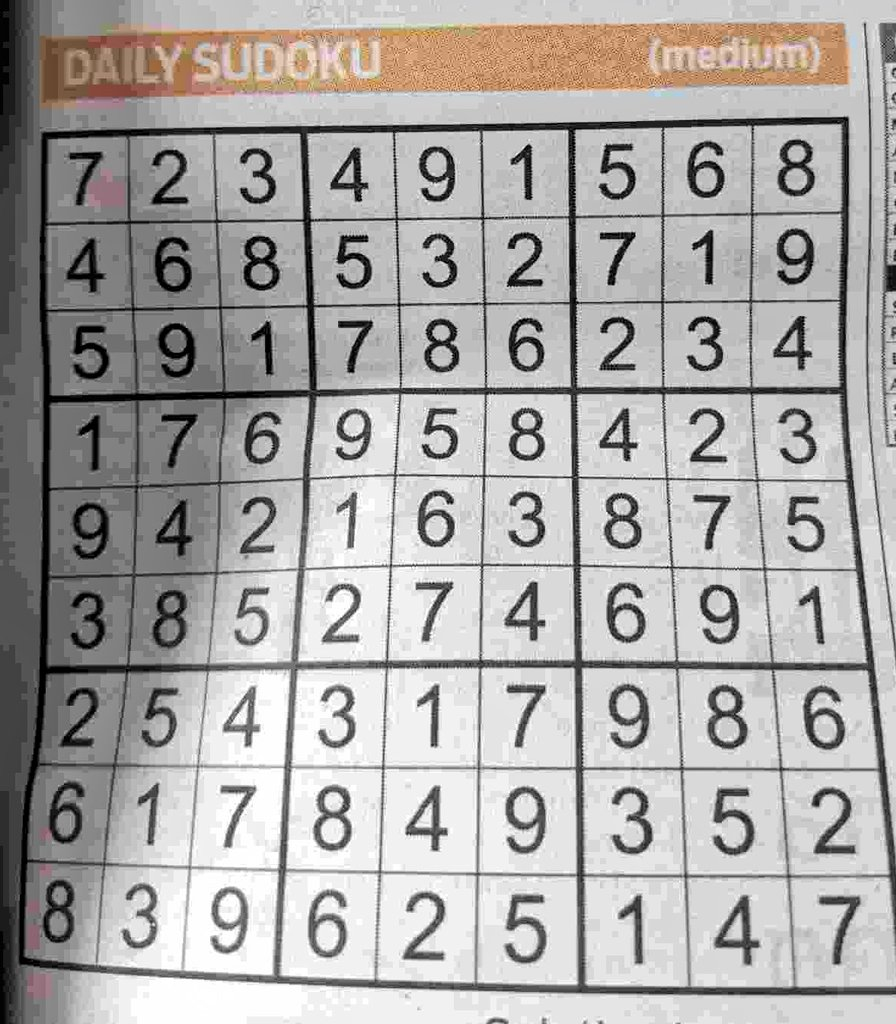
#> input picture Testing/sudoku.jpg, 896 x 1024 px
$ python 15_adaptive_thresholding.py
#> lines starting #> are read from the running program, lines starting #| are printed output that depends on the picture; after the words box and inside, x2 and y2 are one past the last pixel; in counts of white or black regions, pixels touching at a corner belong together
import cv2 as c

img = c.imread('sudoku.jpg',0)
#> img: shape (1024, 896); min 0, max 255, mean 169.3
_,thresh = c.threshold(img, 140, 255, c.THRESH_BINARY)
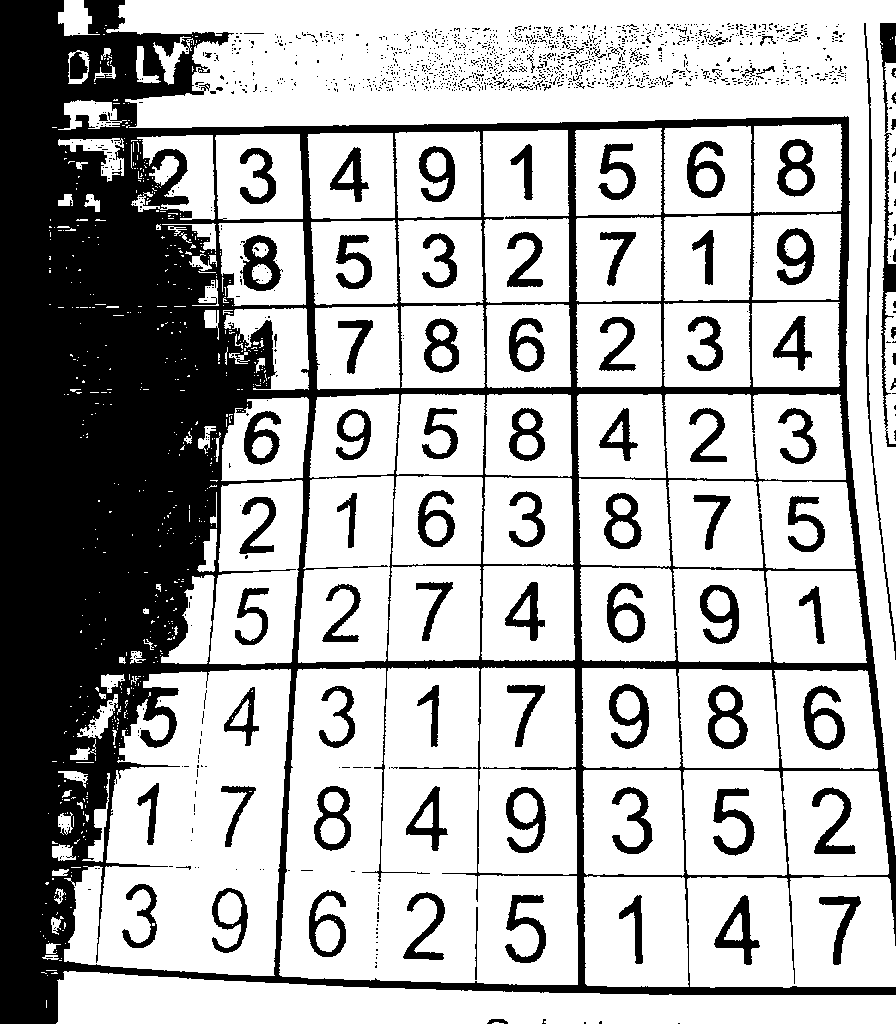
#> thresh: shape (1024, 896); 69.7% white; 1532 black regions (1434 under 20 px), largest, box (x1, y1, x2, y2) and area: (0, 0, 896, 1024) 213757, (880, 23, 896, 447) 2057, (864, 23, 896, 660) 1463

thresh2 = c.adaptiveThreshold(img, 255, c.ADAPTIVE_THRESH_MEAN_C, c.THRESH_BINARY,11,2)
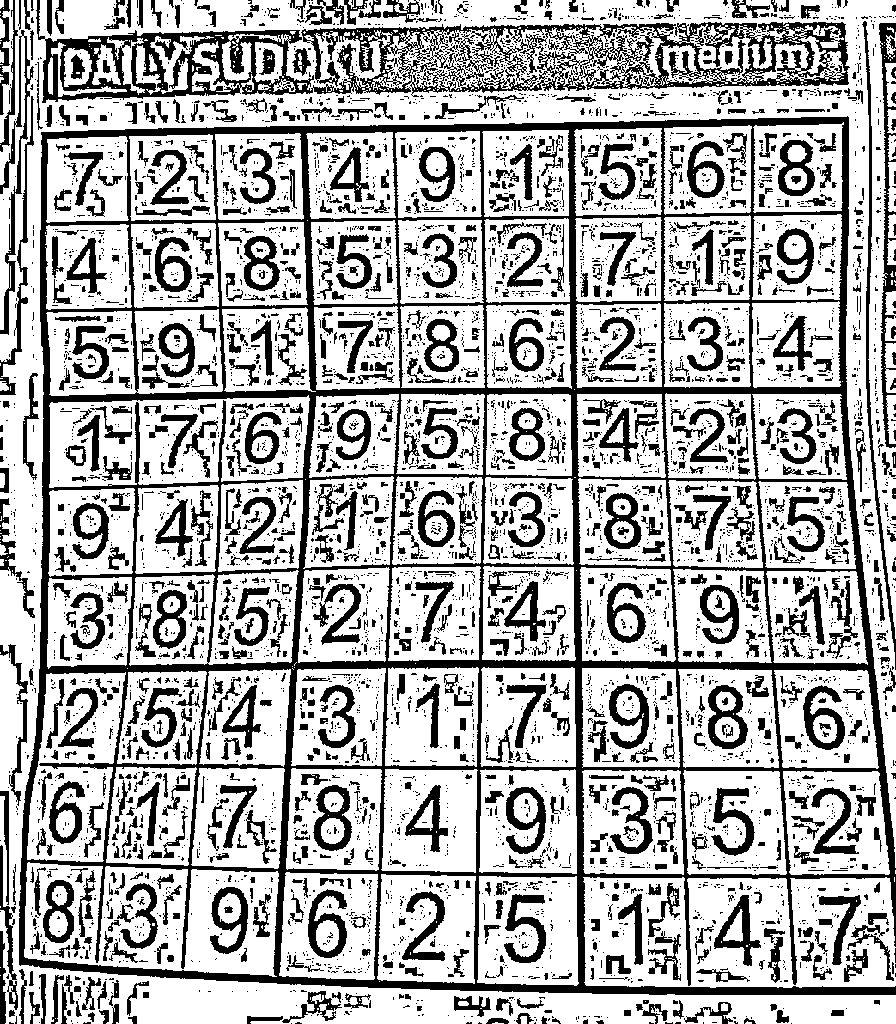
#> thresh2: shape (1024, 896); 69.2% white; 6463 black regions (5259 under 20 px), largest, box (x1, y1, x2, y2) and area: (19, 116, 896, 995) 79336, (36, 0, 850, 103) 23840, (879, 23, 896, 448) 2289
thresh3 = c.adaptiveThreshold(img, 255, c.ADAPTIVE_THRESH_GAUSSIAN_C, c.THRESH_BINARY,11,2)
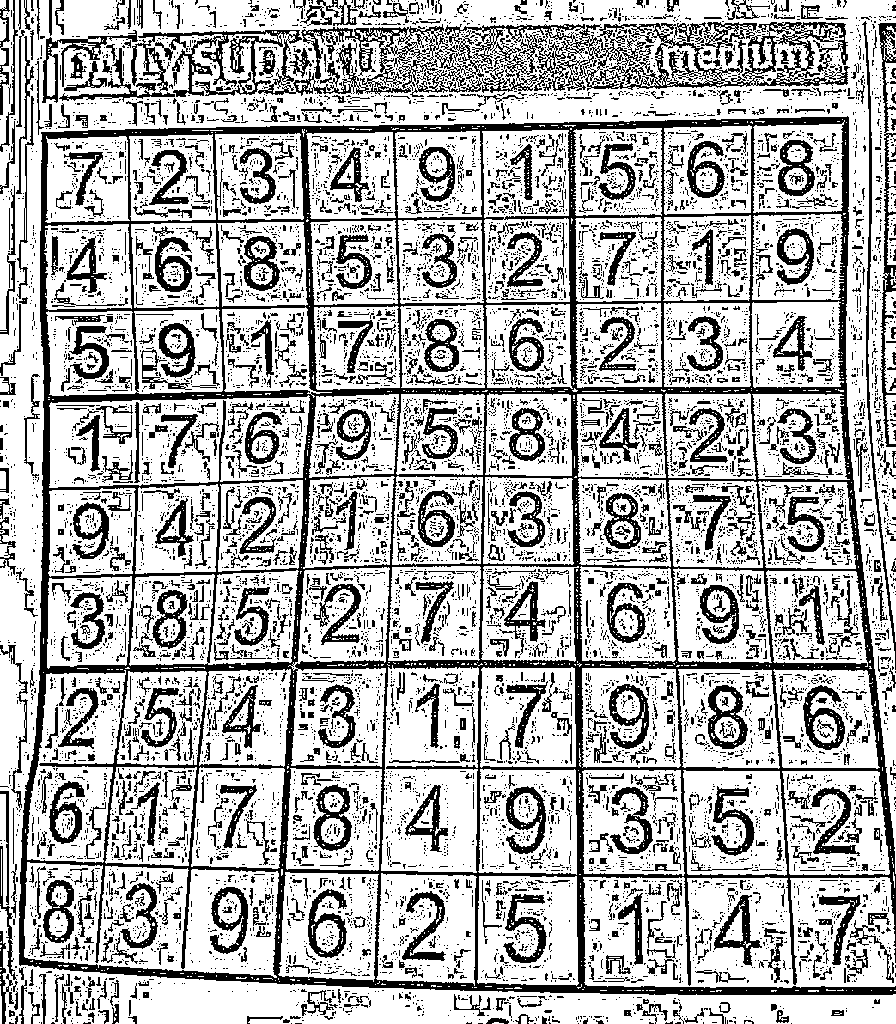
#> thresh3: shape (1024, 896); 70.4% white; 11841 black regions (10301 under 20 px), largest, box (x1, y1, x2, y2) and area: (19, 116, 896, 995) 71263, (59, 22, 850, 102) 17197, (878, 23, 896, 447) 1968

img = c.resize(img, (600,400))
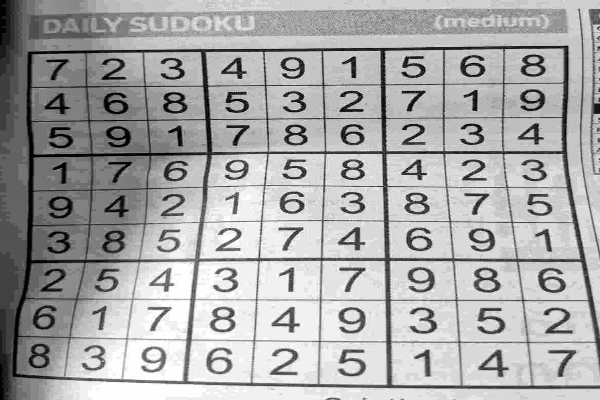
#> img: shape (400, 600); min 0, max 255, mean 169.2
thresh = c.resize(thresh,(600,400))
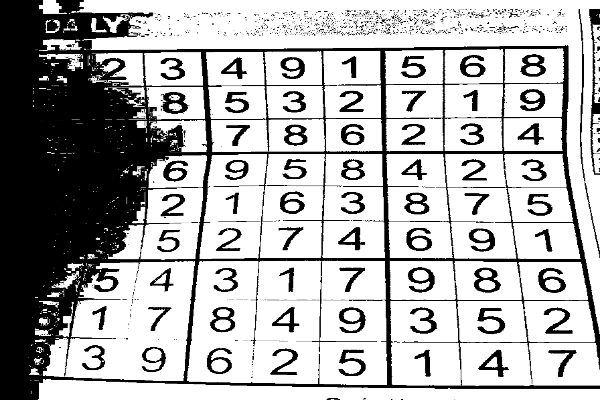
#> thresh: shape (400, 600); min 0, max 255, mean 177.6
thresh2 = c.resize(thresh2,(600,400))
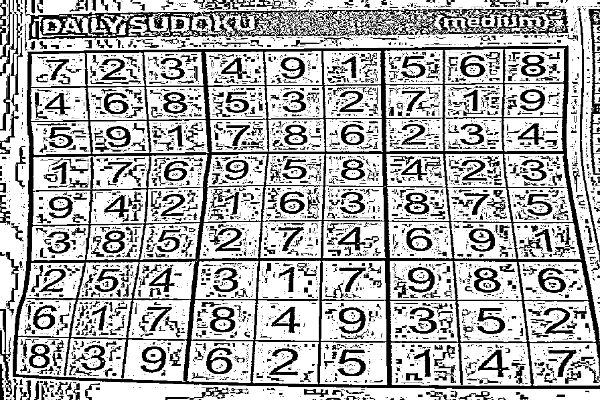
#> thresh2: shape (400, 600); min 0, max 255, mean 176.2
thresh3 = c.resize(thresh3,(600,400))
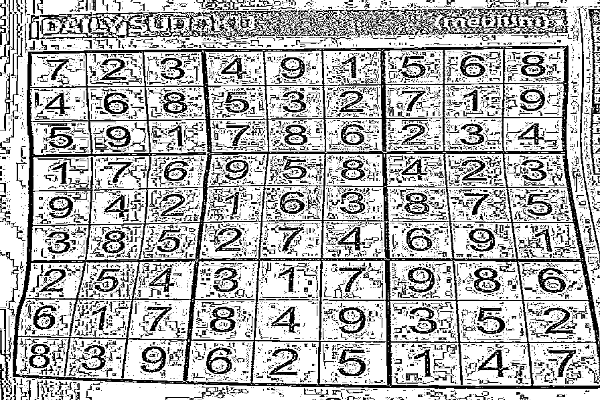
#> thresh3: shape (400, 600); min 0, max 255, mean 179.2

c.imshow('Original Image', img)
c.imshow('Thresholded Image', thresh)
c.imshow('Adaptive Mean Thresholded Image', thresh2)
c.imshow('Adaptive Gaussian Thresholded Image', thresh3)

c.waitKey(0)
c.destroyAllWindows()

$ run again, with Testing/cd_pic.jpg copied over Testing/sudoku.jpg
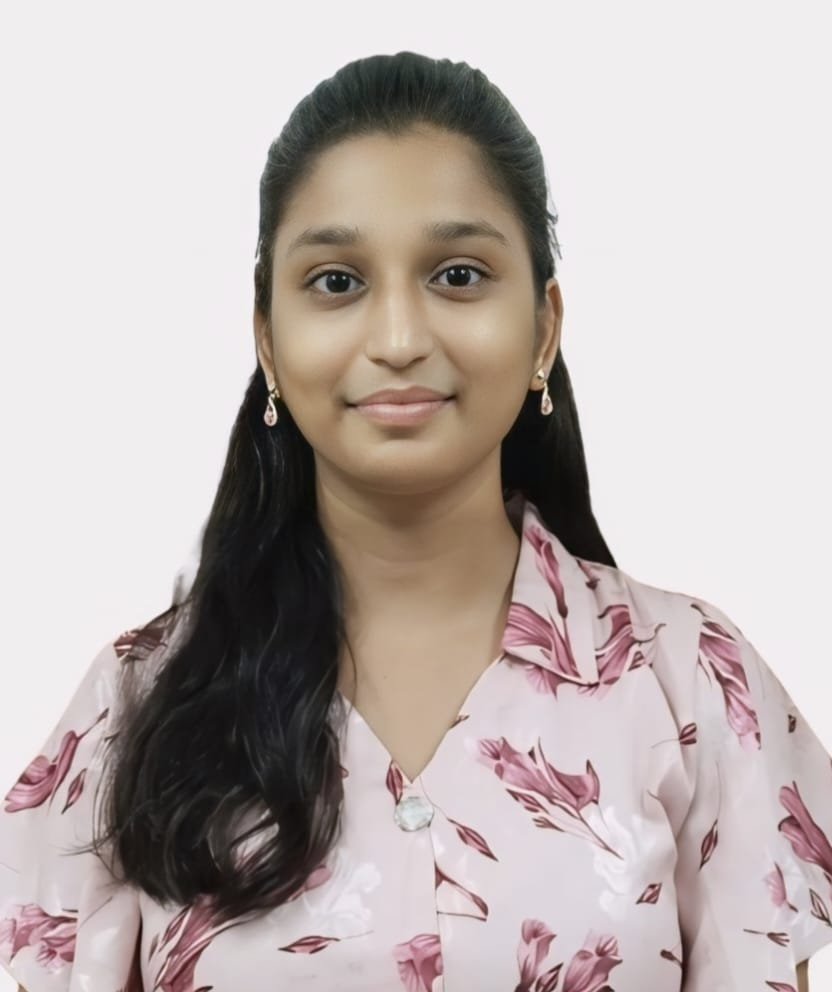
#> input picture Testing/cd_pic.jpg, 832 x 992 px
#> `_,thresh = c.threshold(img, 140, 255, c.THRESH_BINARY)`:
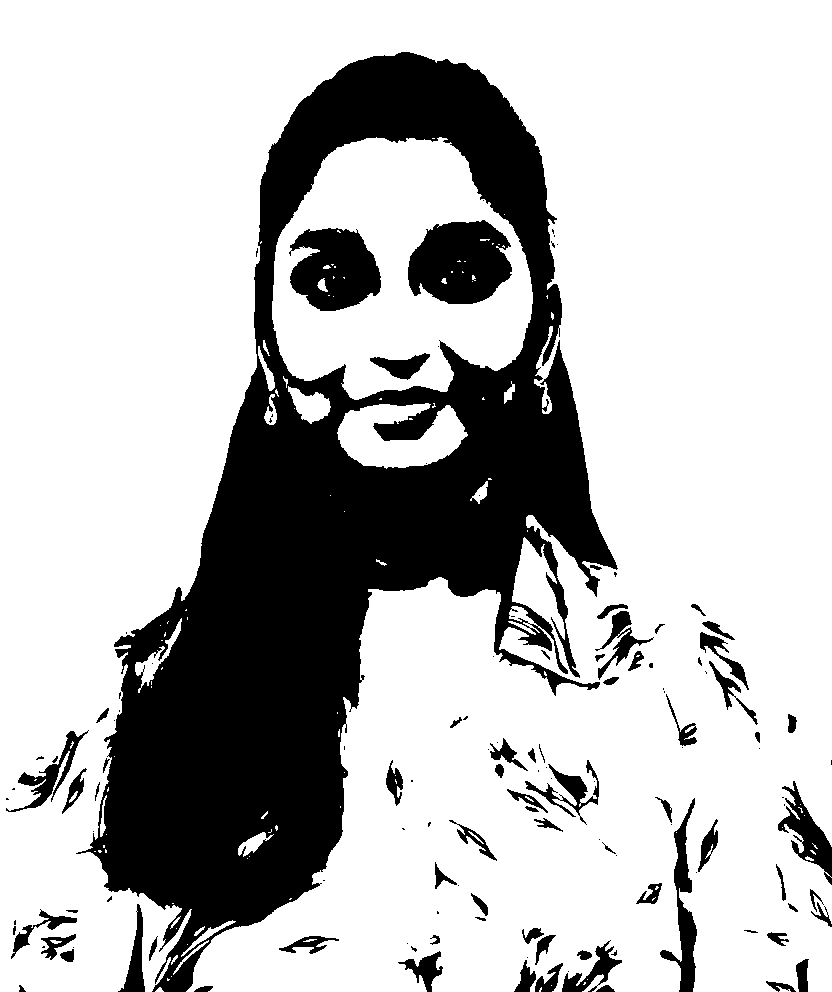
#> thresh: shape (992, 832); 74.4% white; 132 black regions (59 under 20 px), largest, box (x1, y1, x2, y2) and area: (76, 52, 618, 992) 178223, (408, 220, 512, 304) 6623, (289, 228, 381, 311) 5488
#> `thresh3 = c.resize(thresh3,(600,400))`:
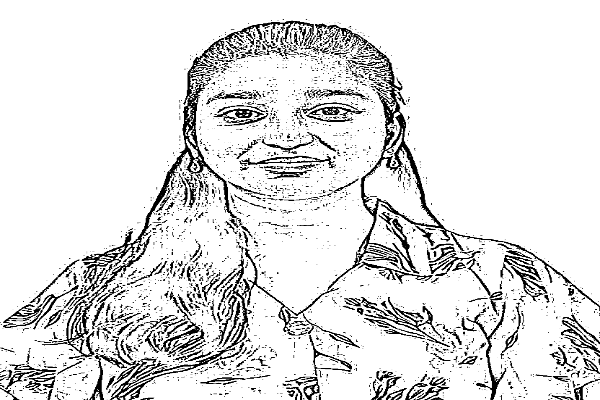
#> thresh3: shape (400, 600); min 0, max 255, mean 224.6
